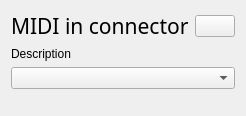
            <widget class="QWidget" name="MIDIinPage" >
             <layout class="QGridLayout" >
              <item row="0" column="0" >
               <layout class="QHBoxLayout" >
                <property name="spacing" >
                 <number>6</number>
                </property>
                <property name="leftMargin" >
                 <number>0</number>
                </property>
                <property name="topMargin" >
                 <number>0</number>
                </property>
                <property name="rightMargin" >
                 <number>0</number>
                </property>
                <property name="bottomMargin" >
                 <number>0</number>
                </property>
                <item>
                 <widget class="QLabel" name="MIDIinLabel" >
                  <property name="font" >
                   <font>
                    <family>Sans Serif</family>
                    <pointsize>16</pointsize>
                    <weight>75</weight>
                    <italic>false</italic>
                    <bold>true</bold>
                    <underline>false</underline>
                    <strikeout>false</strikeout>
                   </font>
                  </property>
                  <property name="text" >
                   <string>&lt;html>&lt;head>&lt;meta name="qrichtext" content="1" />&lt;style type="text/css">
p, li { white-space: pre-wrap; }
&lt;/style>&lt;/head>&lt;body style=" font-family:'Sans Serif'; font-size:16pt; font-weight:600; font-style:normal;">
&lt;p style=" margin-top:0px; margin-bottom:0px; margin-left:0px; margin-right:0px; -qt-block-indent:0; text-indent:0px;">&lt;span style=" font-weight:400;">MIDI in connector&lt;/span>&lt;/p>&lt;/body>&lt;/html></string>
                  </property>
                 </widget>
                </item>
                <item>
                 <widget class="QPushButton" name="MIDIinUnplugButton" >
                  <property name="sizePolicy" >
                   <sizepolicy vsizetype="Fixed" hsizetype="Fixed" >
                    <horstretch>0</horstretch>
                    <verstretch>0</verstretch>
                   </sizepolicy>
                  </property>
                  <property name="icon" >
                   <iconset>eject.png</iconset>
                  </property>
                 </widget>
                </item>
               </layout>
              </item>
              <item row="1" column="0" >
               <widget class="QLabel" name="MIDIinDescLabel" >
                <property name="text" >
                 <string>Description</string>
                </property>
                <property name="wordWrap" >
                 <bool>true</bool>
                </property>
               </widget>
              </item>
              <item row="2" column="0" >
               <widget class="QComboBox" name="MIDIinPluggableBox" >
                <property name="sizePolicy" >
                 <sizepolicy vsizetype="Minimum" hsizetype="Minimum" >
                  <horstretch>0</horstretch>
                  <verstretch>0</verstretch>
                 </sizepolicy>
                </property>
                <property name="editable" >
                 <bool>false</bool>
                </property>
                <property name="maxCount" >
                 <number>100</number>
                </property>
                <property name="insertPolicy" >
                 <enum>QComboBox::InsertAtTop</enum>
                </property>
                <property name="sizeAdjustPolicy" >
                 <enum>QComboBox::AdjustToMinimumContentsLength</enum>
                </property>
                <property name="minimumContentsLength" >
                 <number>20</number>
                </property>
               </widget>
              </item>
              <item row="3" column="0" >
               <spacer>
                <property name="orientation" >
                 <enum>Qt::Vertical</enum>
                </property>
                <property name="sizeHint" >
                 <size>
                  <width>211</width>
                  <height>16</height>
                 </size>
                </property>
               </spacer>
              </item>
             </layout>
            </widget>
